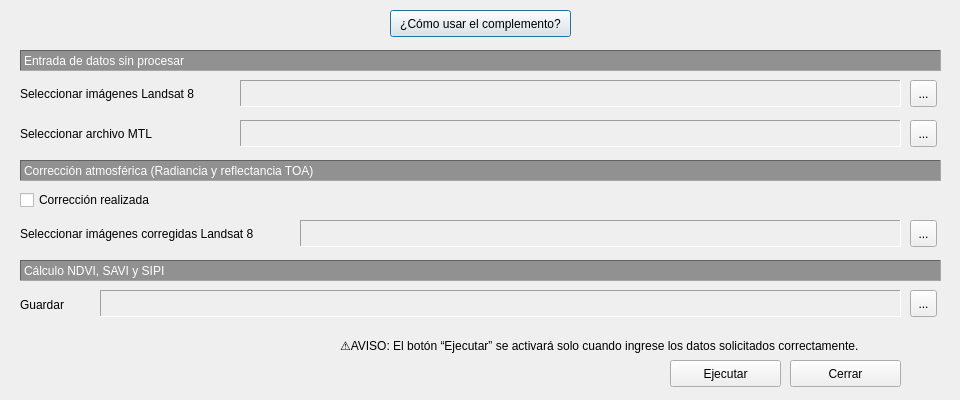
<?xml version="1.0" encoding="UTF-8"?>
<ui version="4.0">
 <class>IndiceNDWIDialogBase</class>
 <widget class="QDialog" name="IndiceNDWIDialogBase">
  <property name="enabled">
   <bool>true</bool>
  </property>
  <property name="geometry">
   <rect>
    <x>0</x>
    <y>0</y>
    <width>960</width>
    <height>400</height>
   </rect>
  </property>
  <property name="minimumSize">
   <size>
    <width>960</width>
    <height>400</height>
   </size>
  </property>
  <property name="maximumSize">
   <size>
    <width>960</width>
    <height>400</height>
   </size>
  </property>
  <property name="windowTitle">
   <string>EcoVisioL8</string>
  </property>
  <widget class="QLabel" name="label_74">
   <property name="geometry">
    <rect>
     <x>20</x>
     <y>160</y>
     <width>921</width>
     <height>21</height>
    </rect>
   </property>
   <property name="sizePolicy">
    <sizepolicy hsizetype="Expanding" vsizetype="Preferred">
     <horstretch>0</horstretch>
     <verstretch>0</verstretch>
    </sizepolicy>
   </property>
   <property name="styleSheet">
    <string notr="true">background-color :#919191; color : white</string>
   </property>
   <property name="frameShape">
    <enum>QFrame::Panel</enum>
   </property>
   <property name="frameShadow">
    <enum>QFrame::Sunken</enum>
   </property>
   <property name="text">
    <string>Corrección atmosférica (Radiancia y reflectancia TOA)</string>
   </property>
  </widget>
  <widget class="QLabel" name="label_75">
   <property name="geometry">
    <rect>
     <x>20</x>
     <y>260</y>
     <width>921</width>
     <height>21</height>
    </rect>
   </property>
   <property name="sizePolicy">
    <sizepolicy hsizetype="Expanding" vsizetype="Preferred">
     <horstretch>0</horstretch>
     <verstretch>0</verstretch>
    </sizepolicy>
   </property>
   <property name="styleSheet">
    <string notr="true">background-color : #919191; color : white</string>
   </property>
   <property name="frameShape">
    <enum>QFrame::Panel</enum>
   </property>
   <property name="frameShadow">
    <enum>QFrame::Sunken</enum>
   </property>
   <property name="text">
    <string>Cálculo NDVI, SAVI y SIPI</string>
   </property>
  </widget>
  <widget class="QLabel" name="label_37">
   <property name="geometry">
    <rect>
     <x>20</x>
     <y>50</y>
     <width>921</width>
     <height>21</height>
    </rect>
   </property>
   <property name="sizePolicy">
    <sizepolicy hsizetype="Expanding" vsizetype="Preferred">
     <horstretch>0</horstretch>
     <verstretch>0</verstretch>
    </sizepolicy>
   </property>
   <property name="maximumSize">
    <size>
     <width>60000</width>
     <height>16777215</height>
    </size>
   </property>
   <property name="mouseTracking">
    <bool>false</bool>
   </property>
   <property name="styleSheet">
    <string notr="true">background-color : #919191; color : white</string>
   </property>
   <property name="frameShape">
    <enum>QFrame::Panel</enum>
   </property>
   <property name="frameShadow">
    <enum>QFrame::Sunken</enum>
   </property>
   <property name="text">
    <string>Entrada de datos sin procesar </string>
   </property>
  </widget>
  <widget class="QPushButton" name="btn_inst">
   <property name="geometry">
    <rect>
     <x>390</x>
     <y>10</y>
     <width>181</width>
     <height>27</height>
    </rect>
   </property>
   <property name="minimumSize">
    <size>
     <width>0</width>
     <height>27</height>
    </size>
   </property>
   <property name="maximumSize">
    <size>
     <width>16777215</width>
     <height>16777215</height>
    </size>
   </property>
   <property name="text">
    <string>¿Cómo usar el complemento?</string>
   </property>
  </widget>
  <widget class="QLabel" name="msj_MTL">
   <property name="geometry">
    <rect>
     <x>20</x>
     <y>120</y>
     <width>229</width>
     <height>27</height>
    </rect>
   </property>
   <property name="sizePolicy">
    <sizepolicy hsizetype="Minimum" vsizetype="Preferred">
     <horstretch>0</horstretch>
     <verstretch>0</verstretch>
    </sizepolicy>
   </property>
   <property name="minimumSize">
    <size>
     <width>229</width>
     <height>27</height>
    </size>
   </property>
   <property name="toolTip">
    <string>&lt;html&gt;&lt;head/&gt;&lt;body&gt;&lt;p&gt;Select MTL file (if not in Landsat directory)&lt;/p&gt;&lt;/body&gt;&lt;/html&gt;</string>
   </property>
   <property name="frameShadow">
    <enum>QFrame::Sunken</enum>
   </property>
   <property name="text">
    <string>Seleccionar archivo MTL</string>
   </property>
   <property name="alignment">
    <set>Qt::AlignLeading|Qt::AlignLeft|Qt::AlignVCenter</set>
   </property>
  </widget>
  <widget class="QLabel" name="cuadroMTL">
   <property name="geometry">
    <rect>
     <x>240</x>
     <y>120</y>
     <width>661</width>
     <height>27</height>
    </rect>
   </property>
   <property name="minimumSize">
    <size>
     <width>0</width>
     <height>27</height>
    </size>
   </property>
   <property name="frameShape">
    <enum>QFrame::Panel</enum>
   </property>
   <property name="frameShadow">
    <enum>QFrame::Sunken</enum>
   </property>
   <property name="text">
    <string/>
   </property>
  </widget>
  <widget class="QLabel" name="msj_TIF">
   <property name="geometry">
    <rect>
     <x>20</x>
     <y>80</y>
     <width>229</width>
     <height>27</height>
    </rect>
   </property>
   <property name="sizePolicy">
    <sizepolicy hsizetype="Minimum" vsizetype="Preferred">
     <horstretch>0</horstretch>
     <verstretch>0</verstretch>
    </sizepolicy>
   </property>
   <property name="minimumSize">
    <size>
     <width>229</width>
     <height>27</height>
    </size>
   </property>
   <property name="font">
    <font>
     <weight>50</weight>
     <bold>false</bold>
    </font>
   </property>
   <property name="frameShadow">
    <enum>QFrame::Sunken</enum>
   </property>
   <property name="text">
    <string>Seleccionar imágenes Landsat 8 </string>
   </property>
   <property name="alignment">
    <set>Qt::AlignLeading|Qt::AlignLeft|Qt::AlignVCenter</set>
   </property>
  </widget>
  <widget class="QLabel" name="cuadroTIF">
   <property name="enabled">
    <bool>true</bool>
   </property>
   <property name="geometry">
    <rect>
     <x>240</x>
     <y>80</y>
     <width>661</width>
     <height>27</height>
    </rect>
   </property>
   <property name="minimumSize">
    <size>
     <width>27</width>
     <height>27</height>
    </size>
   </property>
   <property name="frameShape">
    <enum>QFrame::Panel</enum>
   </property>
   <property name="frameShadow">
    <enum>QFrame::Sunken</enum>
   </property>
   <property name="text">
    <string/>
   </property>
  </widget>
  <widget class="QLabel" name="msj_CORR">
   <property name="geometry">
    <rect>
     <x>20</x>
     <y>220</y>
     <width>252</width>
     <height>27</height>
    </rect>
   </property>
   <property name="sizePolicy">
    <sizepolicy hsizetype="Minimum" vsizetype="Preferred">
     <horstretch>0</horstretch>
     <verstretch>0</verstretch>
    </sizepolicy>
   </property>
   <property name="minimumSize">
    <size>
     <width>229</width>
     <height>27</height>
    </size>
   </property>
   <property name="font">
    <font>
     <weight>50</weight>
     <bold>false</bold>
    </font>
   </property>
   <property name="frameShadow">
    <enum>QFrame::Sunken</enum>
   </property>
   <property name="text">
    <string>Seleccionar imágenes corregidas Landsat 8 </string>
   </property>
   <property name="alignment">
    <set>Qt::AlignLeading|Qt::AlignLeft|Qt::AlignVCenter</set>
   </property>
  </widget>
  <widget class="QLabel" name="cuadroBandasCorregidas">
   <property name="enabled">
    <bool>true</bool>
   </property>
   <property name="geometry">
    <rect>
     <x>300</x>
     <y>220</y>
     <width>601</width>
     <height>27</height>
    </rect>
   </property>
   <property name="minimumSize">
    <size>
     <width>0</width>
     <height>27</height>
    </size>
   </property>
   <property name="frameShape">
    <enum>QFrame::Panel</enum>
   </property>
   <property name="frameShadow">
    <enum>QFrame::Sunken</enum>
   </property>
   <property name="text">
    <string/>
   </property>
  </widget>
  <widget class="QLabel" name="msj_guardar">
   <property name="geometry">
    <rect>
     <x>20</x>
     <y>291</y>
     <width>82</width>
     <height>27</height>
    </rect>
   </property>
   <property name="minimumSize">
    <size>
     <width>0</width>
     <height>27</height>
    </size>
   </property>
   <property name="text">
    <string>Guardar </string>
   </property>
  </widget>
  <widget class="QLabel" name="cuadroGuardar">
   <property name="geometry">
    <rect>
     <x>100</x>
     <y>290</y>
     <width>801</width>
     <height>27</height>
    </rect>
   </property>
   <property name="minimumSize">
    <size>
     <width>0</width>
     <height>27</height>
    </size>
   </property>
   <property name="frameShape">
    <enum>QFrame::Panel</enum>
   </property>
   <property name="frameShadow">
    <enum>QFrame::Sunken</enum>
   </property>
   <property name="text">
    <string/>
   </property>
  </widget>
  <widget class="QPushButton" name="btn_ejecutar">
   <property name="geometry">
    <rect>
     <x>670</x>
     <y>360</y>
     <width>111</width>
     <height>27</height>
    </rect>
   </property>
   <property name="minimumSize">
    <size>
     <width>0</width>
     <height>27</height>
    </size>
   </property>
   <property name="text">
    <string>Ejecutar</string>
   </property>
  </widget>
  <widget class="QPushButton" name="btn_cerrar">
   <property name="geometry">
    <rect>
     <x>790</x>
     <y>360</y>
     <width>111</width>
     <height>27</height>
    </rect>
   </property>
   <property name="minimumSize">
    <size>
     <width>0</width>
     <height>27</height>
    </size>
   </property>
   <property name="text">
    <string>Cerrar</string>
   </property>
  </widget>
  <widget class="QLabel" name="aviso_ejecutar">
   <property name="geometry">
    <rect>
     <x>340</x>
     <y>330</y>
     <width>564</width>
     <height>31</height>
    </rect>
   </property>
   <property name="text">
    <string>⚠️AVISO: El botón “Ejecutar” se activará solo cuando ingrese los datos solicitados correctamente.</string>
   </property>
  </widget>
  <widget class="QCheckBox" name="btn_correccion">
   <property name="geometry">
    <rect>
     <x>20</x>
     <y>190</y>
     <width>141</width>
     <height>20</height>
    </rect>
   </property>
   <property name="text">
    <string>Corrección realizada </string>
   </property>
  </widget>
  <widget class="QToolButton" name="btn_abrirTIF">
   <property name="geometry">
    <rect>
     <x>910</x>
     <y>80</y>
     <width>27</width>
     <height>27</height>
    </rect>
   </property>
   <property name="minimumSize">
    <size>
     <width>0</width>
     <height>27</height>
    </size>
   </property>
   <property name="text">
    <string>...</string>
   </property>
   <property name="icon">
    <iconset>
     <normaloff>../../../../../../../../../OneDrive/Escritorio/PLUGINS/NDWI/2.0/indice_ndwi/assets/icons/imag_bruto.svg</normaloff>../../../../../../../../../OneDrive/Escritorio/PLUGINS/NDWI/2.0/indice_ndwi/assets/icons/imag_bruto.svg</iconset>
   </property>
  </widget>
  <widget class="QToolButton" name="btn_abrirMTL">
   <property name="geometry">
    <rect>
     <x>910</x>
     <y>120</y>
     <width>27</width>
     <height>27</height>
    </rect>
   </property>
   <property name="minimumSize">
    <size>
     <width>0</width>
     <height>27</height>
    </size>
   </property>
   <property name="text">
    <string>...</string>
   </property>
   <property name="icon">
    <iconset>
     <normaloff>../../../../../../../../../OneDrive/Escritorio/PLUGINS/NDWI/2.0/indice_ndwi/assets/icons/MTL.svg</normaloff>../../../../../../../../../OneDrive/Escritorio/PLUGINS/NDWI/2.0/indice_ndwi/assets/icons/MTL.svg</iconset>
   </property>
  </widget>
  <widget class="QToolButton" name="btn_abrirCORR">
   <property name="geometry">
    <rect>
     <x>910</x>
     <y>220</y>
     <width>27</width>
     <height>27</height>
    </rect>
   </property>
   <property name="minimumSize">
    <size>
     <width>0</width>
     <height>27</height>
    </size>
   </property>
   <property name="text">
    <string>...</string>
   </property>
   <property name="icon">
    <iconset>
     <normaloff>../../../../../../../../../OneDrive/Escritorio/PLUGINS/NDWI/2.0/indice_ndwi/assets/icons/imag_bruto.svg</normaloff>../../../../../../../../../OneDrive/Escritorio/PLUGINS/NDWI/2.0/indice_ndwi/assets/icons/imag_bruto.svg</iconset>
   </property>
  </widget>
  <widget class="QToolButton" name="btn_guardar">
   <property name="geometry">
    <rect>
     <x>910</x>
     <y>290</y>
     <width>27</width>
     <height>27</height>
    </rect>
   </property>
   <property name="minimumSize">
    <size>
     <width>0</width>
     <height>27</height>
    </size>
   </property>
   <property name="text">
    <string>...</string>
   </property>
   <property name="icon">
    <iconset>
     <normaloff>../../../../../../../../../OneDrive/Escritorio/PLUGINS/NDWI/2.0/indice_ndwi/assets/icons/guardar.svg</normaloff>../../../../../../../../../OneDrive/Escritorio/PLUGINS/NDWI/2.0/indice_ndwi/assets/icons/guardar.svg</iconset>
   </property>
  </widget>
 </widget>
 <resources/>
 <connections/>
</ui>
